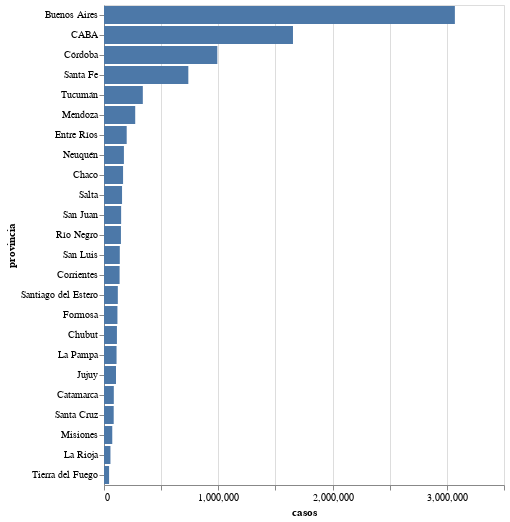

The code cell stored with this chart in its notebook:
### Code cell
import altair as alt

alt.Chart( source ).mark_bar().encode(
    x='casos:Q',    # Q = Quantitative
    # y='provincia:N'   
    y=alt.Y('provincia:N', sort='-x') # N = Nominal
)

### Figure 1 — Vega-Lite specification as saved in the notebook (floating-point values rounded to 4 significant figures)
{"config": {"view": {"continuousWidth": 400, "continuousHeight": 300}}, "data": {"name": "data-f19af24ebafd1433ee48b230da386340"}, "mark": "bar", "encoding": {"x": {"field": "casos", "type": "quantitative"}, "y": {"field": "provincia", "sort": "-x", "type": "nominal"}}, "$schema": "https://vega.github.io/schema/vega-lite/v4.17.0.json", "datasets": {"data-f19af24ebafd1433ee48b230da386340": [{"provincia": "Buenos Aires", "casos": 3070167}, {"provincia": "CABA", "casos": 1653535}, {"provincia": "Catamarca", "casos": 85827}, {"provincia": "Chaco", "casos": 166834}, {"provincia": "Chubut", "casos": 113103}, {"provincia": "Corrientes", "casos": 136552}, {"provincia": "Córdoba", "casos": 991487}, {"provincia": "Entre Ríos", "casos": 198633}, {"provincia": "Formosa", "casos": 117566}, {"provincia": "Jujuy", "casos": 104887}, {"provincia": "La Pampa", "casos": 109899}, {"provincia": "La Rioja", "casos": 56442}, {"provincia": "Mendoza", "casos": 273149}, {"provincia": "Misiones", "casos": 72336}, {"provincia": "Neuquén", "casos": 174258}, {"provincia": "Río Negro", "casos": 148170}, {"provincia": "Salta", "casos": 157934}, {"provincia": "San Juan", "casos": 149910}, {"provincia": "San Luis", "casos": 138123}, {"provincia": "Santa Cruz", "casos": 84918}, {"provincia": "Santa Fe", "casos": 737884}, {"provincia": "Santiago del Estero", "casos": 120940}, {"provincia": "Tierra del Fuego", "casos": 44606}, {"provincia": "Tucumán", "casos": 339647}]}}
